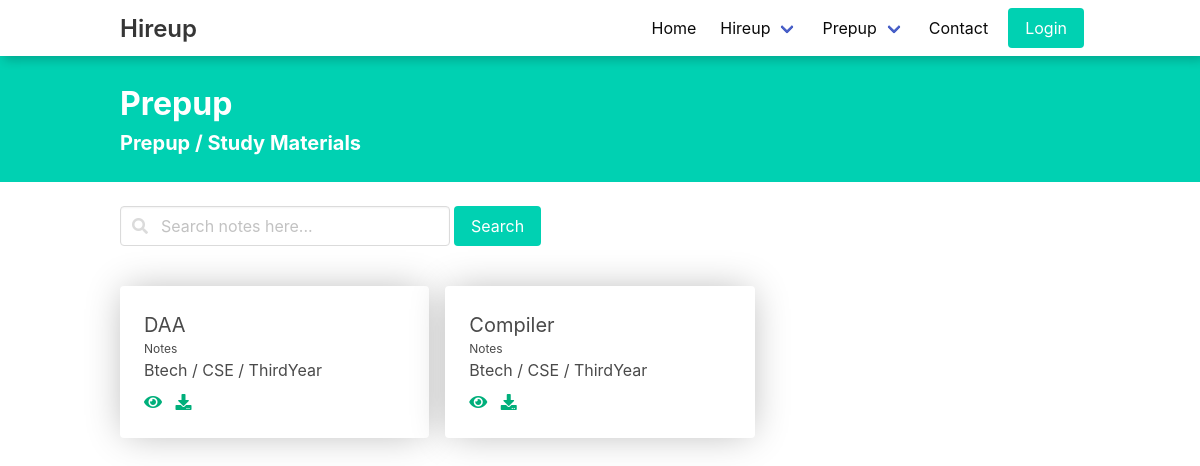
Before: /prepup/ with the older database file.
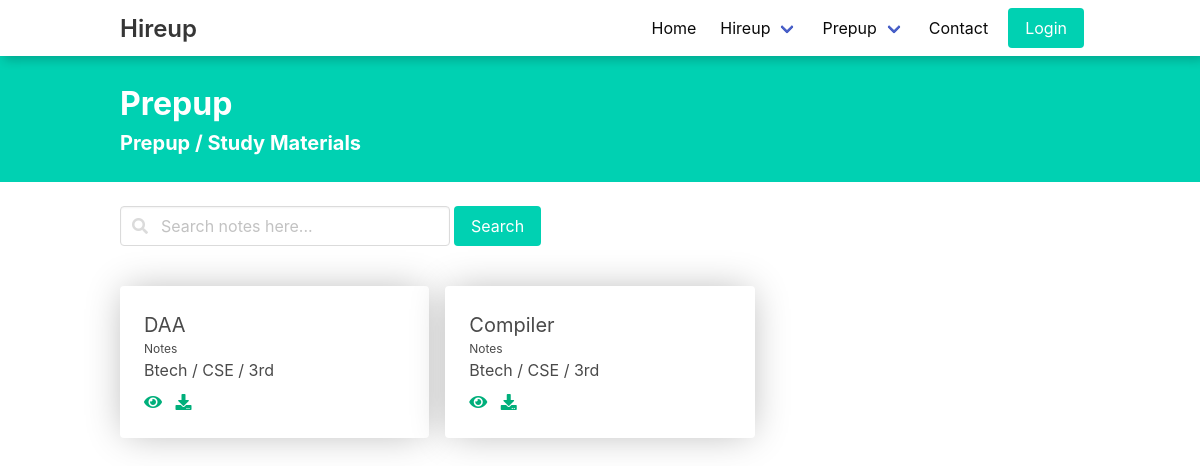
After: the same page with the newer database file.
### NotesApp/models.py (models this page shows)
class StudyMaterials(models.Model):
    Years=(
        ("1st","1st"),
        ("2nd","2nd"),
        ("3rd","3rd"),
        ("4th","4th"),
    )
    Banches=(
        ("CSE","CSE"),
        ("IT","IT"),
        ("ME","ME"),
        ("AG","AG"),
        ("CE","CE"),
        ("BT","BT"),
    )
    Name=models.CharField(max_length=200)
    subject=models.CharField(max_length=200)
    years=models.CharField(max_length=100,choices=Years)
    Branch=models.CharField(max_length=200,choices=Banches,default=None)
    file = models.FileField(upload_to="StudyMaterials/Fileuploads/",null=True, blank=True)
    url = models.URLField(null=True, blank=True)
    createdBy=models.ForeignKey(User, on_delete=models.CASCADE)
    IsApproved=models.BooleanField(default=False)
    def __str__(self):
        return self.Name

### NotesApp/views.py (the view)
# urls.py: path('', prepIndex, name='prepIndex'),
def prepIndex(request):
    studymaterials=StudyMaterials.objects.filter(IsApproved=True)
    print(studymaterials)
    return render(request, 'prepup/index.html',{'data':studymaterials})

### templates/prepup/index.html (shortened to what this page needs)
{% extends "layout.html" %} {% load static %} {% block css %}
<link rel="stylesheet" href="{% static 'css/prepup/index.css' %}" />
<link
  rel="stylesheet"
  href="https://cdnjs.cloudflare.com/ajax/libs/font-awesome/4.7.0/css/font-awesome.min.css"
/>
<link
  rel="stylesheet"
  href="https://use.fontawesome.com/releases/v5.8.1/css/all.css"
/>
{% endblock %} {% block body %}
<div class="has-background-primary set">
  <div class="container py-5">
    <h1 class="is-size-3 has-text-white m-0"><b>Prepup</b></h1>
    <h2 class="is-size-5 has-text-white"><b>Prepup / Study Materials</b></h2>
  </div>
</div>
<div class="container field is-grouped mt-5 set">
  <div class="field mr-1">
    <p class="control has-icons-left has-icons-right">
      <input class="input" type="text" placeholder="Search notes here..." />
      <span class="icon is-small is-left">
      </span>
    </p>
  </div>
  <button class="button is-primary" type="button" href="">Search</button>
</div>
<section class="section container set">
  <div class="card__container">
    {% for i in data %}
    <div class="card">
      <div class="card-content">
        <div class="content">
          <p class="is-size-5 m-0">{{i.subject}}</p>
          <p class="m-0 is-size-7 has-text-lightgrey">Notes</p>
          <p class="m-0 is-size-6 mb-2">Btech / {{i.Branch}} / {{i.years}}</p>
          <a href="#"><i class="fa fa-eye"></i></a> &nbsp;
          <a href="#"><i class="fa fa-download"></i></a>
        </div>
      </div>
    </div>
    {% endfor %}
  </div>
</section>
{% endblock %} {% block script %} {% endblock %}

Changed rows visible on the page:
changed StudyMaterials "DAA": years "ThirdYear" → "3rd"
changed StudyMaterials "Compiler": years "ThirdYear" → "3rd"
